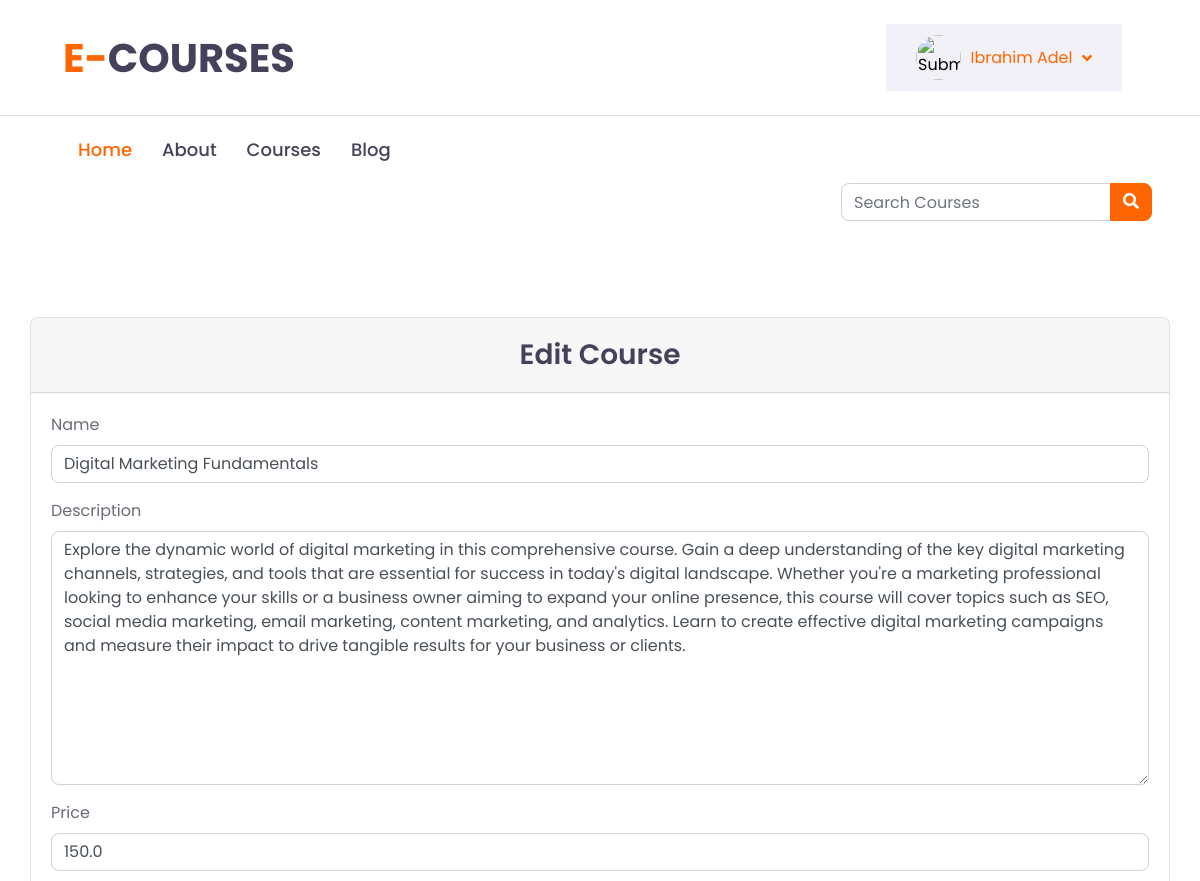
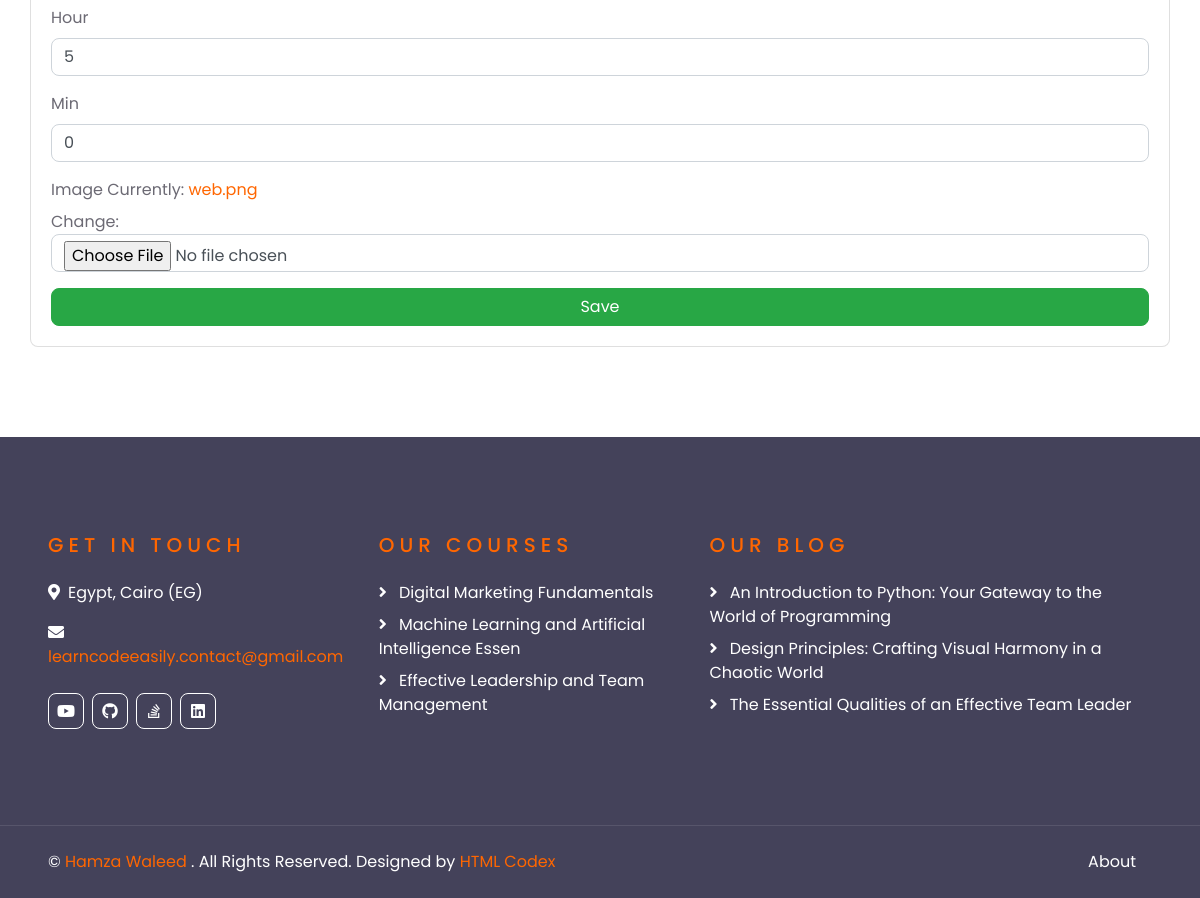
The page /course/update/1/ (signed in) on the database its author committed (2 pictures, top to bottom).
### academy_courses/models.py (models this page shows, shortened)
class Course(models.Model):
    name = models.CharField(max_length=50)
    description = models.TextField(max_length=5000)
    price = models.FloatField()
    hour = models.IntegerField()
    min = models.IntegerField()
    image = models.ImageField()
    created_at = models.DateTimeField(auto_now_add=True)
    updated_at = models.DateTimeField(auto_now=True)

class Urls(models.Model):
    title = models.CharField(max_length=30, default="My Urls")
    icon = models.CharField(
        default='Select an icon',
        choices=SOCIAL_MEDIA_ICONS,
        max_length=100
    )
    url = models.URLField()

### academy_blog/models.py (models this page shows, shortened)
class Article(models.Model):
    cover_image = models.ImageField()
    category = models.ForeignKey(Category, on_delete=models.PROTECT)
    title = models.CharField(max_length=100)
    subject = HTMLField(max_length=10000)
    created_at = models.DateTimeField(auto_now_add=True)
    updated_at = models.DateTimeField(auto_now=True)

### academy_courses/views.py (the view)
# urls.py: path('course/update/<int:pk>/', views.CourseUpdateView.as_view(), name='course_update'),
@method_decorator(user_passes_test(user_is_staff, login_url=reverse_lazy('notaccess')), name='dispatch')
class CourseUpdateView(LoginRequiredMixin, UpdateView):
    model = Course
    form_class = CourseForm
    template_name = 'course/update.html'
    success_url = reverse_lazy('course')

### academy_courses/forms.py
class CourseForm(forms.ModelForm):
    class Meta:
        model = Course
        fields = ['name', 'description', 'price', 'hour', 'min', 'image']
        widgets = {
            'name': forms.TextInput(),
            'description': forms.Textarea(),
        }
    def __init__(self, *args, **kwargs):
        super().__init__(*args, **kwargs)
        for field in iter(self.fields):
            self.fields[field].widget.attrs.update({
                'class': 'form-control'
        })

### academy_courses/custom_context_proccessor.py (called while the page is built)
def slider_footer(request):
    course = Course.objects.all()[:20]
    opinion = Opinion.objects.all()
    url = Urls.objects.all()
    article = Article.objects.all()[:20]
    return {
        'courses': course,
        'opinions': opinion,
        'urls': url,
        'arts': article
    }

def category(request):
    cat = Category.objects.all()
    latest_article = Article.objects.order_by('-created_at')[:10]
    return {
        'cats': cat,
        'la_ar': latest_article,
    }

def slider_image(request):
    image = Slider.objects.first()
    return {
        'slide': image,
    }

### academy_courses/views.py (called while the page is built)
def user_is_staff(user):
    return user.is_staff

### academy_courses/templates/course/update.html (shortened to what this page needs)
{% extends 'base.html' %}
{% load i18n %}
{% block content %}
    <div class="container">
        <div class="row justify-content-md-center">
            <div class="card col-md-12 px-0">
                <div class="card-header text-center">
                    <h3 class="mb-0 py-2">{% trans 'Edit Course' %}</h3>
                </div>
                <div class="card-body">
                    <form method="post" enctype="multipart/form-data">
                        {% for field in form %}
                            <div class="mb-3">
                                <label class="form-label">{{ field.label }}</label>
                                {{ field }}
                            </div>
                        {% endfor %}
                        <div class="d-grid gap-2">
                            <button type="submit" class="btn btn-success btn-block">
                                {% translate 'Save' %}
                            </button>
                        </div>
                    </form>
                </div>
            </div>
        </div>
    </div>
{% endblock content %}

### academy_courses/templates/partials/header.html (shortened to what this page needs)
{% load i18n %}
{% load static %}
<div class="container-fluid d-none d-lg-block">
    <div class="row align-items-center py-4 px-xl-5">
        <div class="col-lg-3">
            <a href="/" class="text-decoration-none">
                <h1 class="m-0"><span class="text-primary">{% trans 'E-' %}</span>{% trans 'COURSES' %}</h1>
            </a>
        </div>
        {% if user.is_authenticated %}
            <div class="col-lg-9 d-flex align-items-center justify-content-end">
                <div class="col-lg-4 d-none d-lg-block">
                    <a class="d-flex align-items-center justify-content-between bg-secondary w-100 text-decoration-none" data-toggle="collapse" href="#navbar-vertical" style="height: 67px; padding: 0 30px;">
                        <input type="image" id="myimage"  style="height:45px;width:45px;border-radius: 50%;" src="{{ user.profile.profile_image.url }}" />
                        <p class="text-primary m-0">
                            {{ user.first_name }}  {{ user.last_name }}
                        </p>
                        <i class="fa fa-angle-down text-primary"></i>
                    </a>
                </div>
            </div>
        {% else %}
            <div class="col-lg-9 d-flex align-items-center justify-content-end">
                <a class="btn btn-dark py-2 px-4 d-none d-lg-block" href="{% url 'register' %}">{% trans 'Join Now' %}</a>
                <a class="btn btn-outline-primary py-2 px-4 ml-2 d-none d-lg-block" href="{% url 'login' %}">{% trans 'Login' %}</a>
            </div>
        {% endif %}
    </div>
</div>
<div class="container-fluid">
    <div class="row border-top px-xl-5">
        <div class="col-lg-9">
            <nav class="navbar navbar-expand-lg bg-light navbar-light py-3 py-lg-0 px-0">
                <div class="collapse navbar-collapse justify-content-between" id="navbarCollapse">
                    <div class="navbar-nav py-0">
                        <a href="/" class="nav-item nav-link active"> {% trans 'Home' %} </a>
                        <a href="{% url 'about' %}" class="nav-item nav-link"> {% trans 'About' %} </a>
                        <a href="{% url 'course' %}" class="nav-item nav-link"> {% trans 'Courses' %} </a>
                        <a href="{% url 'article_view' %}" class="nav-item nav-link"> {% trans 'Blog' %} </a>
                    </div>
                </div>
            </nav>
        </div>
        <form action="{% url 'course' %}" class="form-inline ml-auto px-lg-0">
            <div class="input-group">
                <input
                    value="{{ request.GET.query }}"
                    name="query"
                    type="text"
                    class="form-control"
                    style="width: 270px;"
                    placeholder="{% translate 'Search Courses' %}"
                />
                <div class="input-group-append">
                    <button class="btn btn-primary" type="submit">
                        <i class="fa fa-search"></i>
                    </button>
                </div>
            </div>
        </form>
    </div>
</div>

### academy_courses/templates/partials/footer.html
{% load i18n %}
<div class="container-fluid bg-dark text-white py-5 px-sm-3 px-lg-5" style="margin-top: 90px;">
    <div class="row pt-5">
        <div class="col-lg-7 col-md-12">
            <div class="row">
                <div class="col-md-6 mb-5">
                    <h5 class="text-primary text-uppercase mb-4" style="letter-spacing: 5px;">{% trans 'Get In Touch' %}</h5>
                    <p><i class="fa fa-map-marker-alt mr-2"></i>{% trans 'Egypt, Cairo (EG)' %}</p>
                    <p><i class="fa fa-envelope mr-2"></i><a href="javascript:openmail();">learncodeeasily.contact@gmail.com</a></p>
                    <div class="d-flex justify-content-start mt-4">
                        {% for url in urls %}
                            <a class="btn btn-outline-light btn-square mr-2" href="{{ url.url }}"><i class="fab {{ url.icon }}"></i></a>
                        {% endfor %}
                    </div>
                </div>
                <div class="col-md-6 mb-5">
                    <h5 class="text-primary text-uppercase mb-4" style="letter-spacing: 5px;">{% trans 'Our Courses' %}</h5>
                    <div class="d-flex flex-column justify-content-start">
                        {% for course in courses %}
                            <a class="text-white mb-2" href="{% url 'course_list' course.id %}"><i class="fa fa-angle-right mr-2"></i> {{ course.name }} </a>
                        {% endfor %}
                    </div>
                </div>
            </div>
        </div>
        <div class="col-lg-5 col-md-12 mb-5">
            <h5 class="text-primary text-uppercase mb-4" style="letter-spacing: 5px;">{% trans 'Our Blog' %}</h5>
            <div class="d-flex flex-column justify-content-start">
                {% for art in arts %}
                    <a class="text-white mb-2" href="{% url 'article_detail' art.id %}"><i class="fa fa-angle-right mr-2"></i> {{ art.title }} </a>
                {% endfor %}
            </div>
        </div>
    </div>
</div>
<div class="container-fluid bg-dark text-white border-top py-4 px-sm-3 px-md-5" style="border-color: rgba(256, 256, 256, .1) !important;">
    <div class="row">
        <div class="col-lg-6 text-center text-md-left mb-3 mb-md-0">
            <p class="m-0 text-white">&copy; <a href="/">{% trans 'Hamza Waleed' %}</a> {% trans '. All Rights Reserved. Designed by' %}<a href="https://htmlcodex.com"> HTML Codex</a>
            </p>
        </div>
        <div class="col-lg-6 text-center text-md-right">
            <ul class="nav d-inline-flex">
                <li class="nav-item">
                    <a class="nav-link text-white py-0" href="{% url 'about' %}">{% trans 'About' %}</a>
                </li>
            </ul>
        </div>
    </div>
</div>

### rows shown on the page
Course: form "Digital Marketing Fundamentals" "Explore the dynamic world of digital marketing in this comprehensive course. Gain a deep understanding of the key digital marketing channels, strategies, and tools that are essential for success in today's digital landscape. Whether you're a marketing professional looking to enhance your skills or a business owner aiming to expand your online presence, this course will cover topics such as SEO, social media marketing, email marketing, content marketing, and analytics. Learn to create effective digital marketing campaigns and measure their impact to drive tangible results for your business or clients." "150.0" "5" "0", name "Digital Marketing Fundamentals"
Course: name "Machine Learning and Artificial Intelligence Essen"
Course: name "Effective Leadership and Team Management"
Article: title "An Introduction to Python: Your Gateway to the World of Programming"
Article: title "Design Principles: Crafting Visual Harmony in a Chaotic World"
Article: title "The Essential Qualities of an Effective Team Leader"

### other values the page prints
{{ user.first_name }} "Ibrahim"
{{ user.last_name }} "Adel"
{{ field.label }} "Name" "Description" "Price" "Hour" "Min" "Image"
